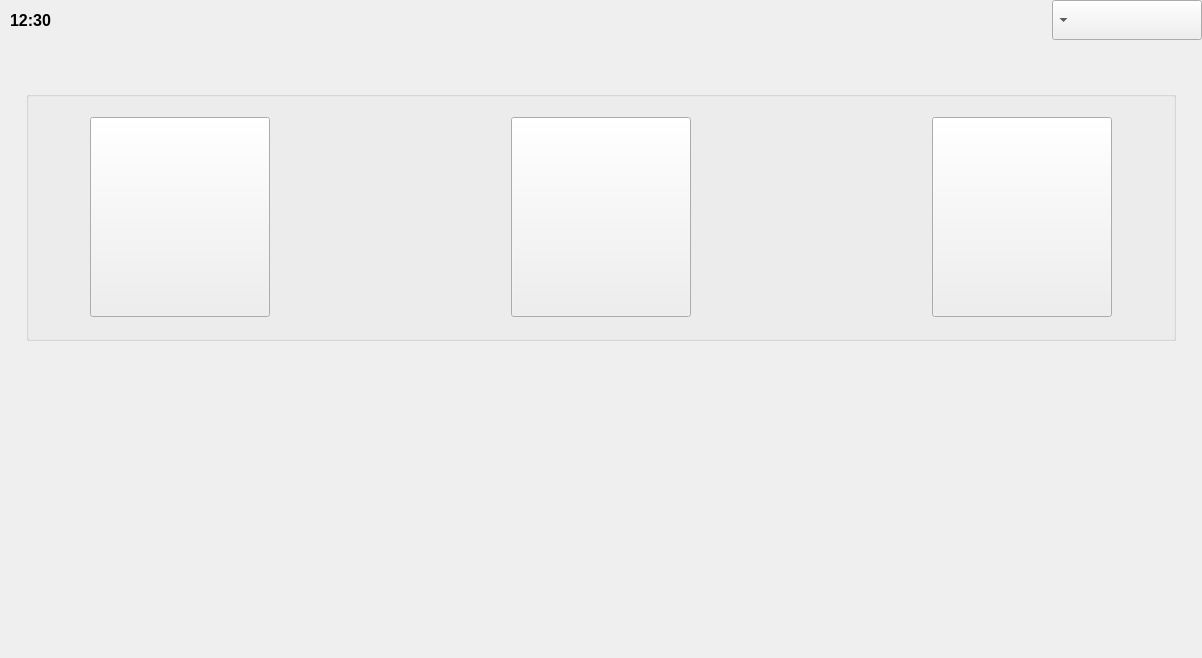
<?xml version="1.0" encoding="UTF-8"?>
<ui version="4.0">
 <class>TeacherClass</class>
 <widget class="QWidget" name="TeacherClass">
  <property name="geometry">
   <rect>
    <x>0</x>
    <y>0</y>
    <width>1202</width>
    <height>658</height>
   </rect>
  </property>
  <property name="font">
   <font>
    <pointsize>20</pointsize>
   </font>
  </property>
  <property name="windowTitle">
   <string>Teacher</string>
  </property>
  <layout class="QGridLayout" name="gridLayout">
   <property name="leftMargin">
    <number>0</number>
   </property>
   <property name="topMargin">
    <number>0</number>
   </property>
   <property name="rightMargin">
    <number>0</number>
   </property>
   <property name="bottomMargin">
    <number>0</number>
   </property>
   <property name="spacing">
    <number>0</number>
   </property>
   <item row="0" column="0">
    <widget class="QWidget" name="wMainWidget" native="true">
     <layout class="QGridLayout" name="gridLayout_4">
      <property name="leftMargin">
       <number>0</number>
      </property>
      <property name="topMargin">
       <number>0</number>
      </property>
      <property name="rightMargin">
       <number>0</number>
      </property>
      <property name="bottomMargin">
       <number>0</number>
      </property>
      <property name="spacing">
       <number>0</number>
      </property>
      <item row="0" column="0">
       <widget class="QWidget" name="wHeader" native="true">
        <property name="minimumSize">
         <size>
          <width>1200</width>
          <height>40</height>
         </size>
        </property>
        <property name="maximumSize">
         <size>
          <width>16777215</width>
          <height>40</height>
         </size>
        </property>
        <property name="font">
         <font>
          <pointsize>12</pointsize>
         </font>
        </property>
        <layout class="QGridLayout" name="gridLayout_5">
         <property name="leftMargin">
          <number>0</number>
         </property>
         <property name="topMargin">
          <number>0</number>
         </property>
         <property name="rightMargin">
          <number>0</number>
         </property>
         <property name="bottomMargin">
          <number>0</number>
         </property>
         <property name="spacing">
          <number>0</number>
         </property>
         <item row="0" column="3">
          <widget class="QComboBox" name="cBSettings">
           <property name="minimumSize">
            <size>
             <width>150</width>
             <height>40</height>
            </size>
           </property>
           <property name="maximumSize">
            <size>
             <width>150</width>
             <height>40</height>
            </size>
           </property>
           <property name="font">
            <font>
             <pointsize>15</pointsize>
             <weight>50</weight>
             <bold>false</bold>
            </font>
           </property>
           <property name="layoutDirection">
            <enum>Qt::RightToLeft</enum>
           </property>
           <property name="sizeAdjustPolicy">
            <enum>QComboBox::AdjustToMinimumContentsLengthWithIcon</enum>
           </property>
           <item>
            <property name="text">
             <string/>
            </property>
           </item>
           <item>
            <property name="text">
             <string>Administration</string>
            </property>
           </item>
           <item>
            <property name="text">
             <string>Add Subject</string>
            </property>
           </item>
           <item>
            <property name="text">
             <string>Shut Down</string>
            </property>
           </item>
          </widget>
         </item>
         <item row="0" column="1">
          <widget class="QLabel" name="lClock">
           <property name="minimumSize">
            <size>
             <width>50</width>
             <height>40</height>
            </size>
           </property>
           <property name="maximumSize">
            <size>
             <width>50</width>
             <height>40</height>
            </size>
           </property>
           <property name="font">
            <font>
             <pointsize>12</pointsize>
             <weight>75</weight>
             <bold>true</bold>
            </font>
           </property>
           <property name="text">
            <string>12:30</string>
           </property>
          </widget>
         </item>
         <item row="0" column="2">
          <spacer name="horizontalSpacer">
           <property name="orientation">
            <enum>Qt::Horizontal</enum>
           </property>
           <property name="sizeHint" stdset="0">
            <size>
             <width>40</width>
             <height>20</height>
            </size>
           </property>
          </spacer>
         </item>
         <item row="0" column="0">
          <spacer name="horizontalSpacer_8">
           <property name="orientation">
            <enum>Qt::Horizontal</enum>
           </property>
           <property name="sizeType">
            <enum>QSizePolicy::Minimum</enum>
           </property>
           <property name="sizeHint" stdset="0">
            <size>
             <width>10</width>
             <height>20</height>
            </size>
           </property>
          </spacer>
         </item>
        </layout>
       </widget>
      </item>
      <item row="1" column="0">
       <widget class="QWidget" name="wBody" native="true">
        <property name="font">
         <font>
          <pointsize>15</pointsize>
         </font>
        </property>
        <layout class="QGridLayout" name="gridLayout_6">
         <item row="2" column="1">
          <spacer name="verticalSpacer">
           <property name="orientation">
            <enum>Qt::Vertical</enum>
           </property>
           <property name="sizeHint" stdset="0">
            <size>
             <width>20</width>
             <height>40</height>
            </size>
           </property>
          </spacer>
         </item>
         <item row="1" column="2">
          <spacer name="horizontalSpacer_3">
           <property name="orientation">
            <enum>Qt::Horizontal</enum>
           </property>
           <property name="sizeHint" stdset="0">
            <size>
             <width>40</width>
             <height>20</height>
            </size>
           </property>
          </spacer>
         </item>
         <item row="1" column="0">
          <spacer name="horizontalSpacer_2">
           <property name="orientation">
            <enum>Qt::Horizontal</enum>
           </property>
           <property name="sizeHint" stdset="0">
            <size>
             <width>40</width>
             <height>20</height>
            </size>
           </property>
          </spacer>
         </item>
         <item row="1" column="1">
          <widget class="QGroupBox" name="groupBox">
           <property name="minimumSize">
            <size>
             <width>1150</width>
             <height>250</height>
            </size>
           </property>
           <property name="title">
            <string/>
           </property>
           <layout class="QGridLayout" name="gridLayout_7">
            <item row="0" column="5">
             <widget class="QPushButton" name="pBManager">
              <property name="minimumSize">
               <size>
                <width>180</width>
                <height>200</height>
               </size>
              </property>
              <property name="text">
               <string/>
              </property>
             </widget>
            </item>
            <item row="0" column="2">
             <spacer name="horizontalSpacer_5">
              <property name="orientation">
               <enum>Qt::Horizontal</enum>
              </property>
              <property name="sizeHint" stdset="0">
               <size>
                <width>40</width>
                <height>20</height>
               </size>
              </property>
             </spacer>
            </item>
            <item row="0" column="0">
             <spacer name="horizontalSpacer_4">
              <property name="orientation">
               <enum>Qt::Horizontal</enum>
              </property>
              <property name="sizeType">
               <enum>QSizePolicy::Minimum</enum>
              </property>
              <property name="sizeHint" stdset="0">
               <size>
                <width>50</width>
                <height>20</height>
               </size>
              </property>
             </spacer>
            </item>
            <item row="0" column="3">
             <widget class="QPushButton" name="pBUpload">
              <property name="minimumSize">
               <size>
                <width>180</width>
                <height>200</height>
               </size>
              </property>
              <property name="text">
               <string/>
              </property>
             </widget>
            </item>
            <item row="0" column="4">
             <spacer name="horizontalSpacer_6">
              <property name="orientation">
               <enum>Qt::Horizontal</enum>
              </property>
              <property name="sizeHint" stdset="0">
               <size>
                <width>40</width>
                <height>20</height>
               </size>
              </property>
             </spacer>
            </item>
            <item row="0" column="1">
             <widget class="QPushButton" name="pBHomeWork">
              <property name="minimumSize">
               <size>
                <width>180</width>
                <height>200</height>
               </size>
              </property>
              <property name="text">
               <string/>
              </property>
             </widget>
            </item>
            <item row="0" column="6">
             <spacer name="horizontalSpacer_7">
              <property name="orientation">
               <enum>Qt::Horizontal</enum>
              </property>
              <property name="sizeType">
               <enum>QSizePolicy::Minimum</enum>
              </property>
              <property name="sizeHint" stdset="0">
               <size>
                <width>50</width>
                <height>20</height>
               </size>
              </property>
             </spacer>
            </item>
           </layout>
          </widget>
         </item>
         <item row="0" column="1">
          <spacer name="verticalSpacer_2">
           <property name="orientation">
            <enum>Qt::Vertical</enum>
           </property>
           <property name="sizeType">
            <enum>QSizePolicy::Minimum</enum>
           </property>
           <property name="sizeHint" stdset="0">
            <size>
             <width>20</width>
             <height>40</height>
            </size>
           </property>
          </spacer>
         </item>
        </layout>
       </widget>
      </item>
     </layout>
    </widget>
   </item>
  </layout>
 </widget>
 <layoutdefault spacing="6" margin="11"/>
 <tabstops>
  <tabstop>pBHomeWork</tabstop>
  <tabstop>pBUpload</tabstop>
  <tabstop>pBManager</tabstop>
  <tabstop>cBSettings</tabstop>
 </tabstops>
 <resources/>
 <connections/>
</ui>
